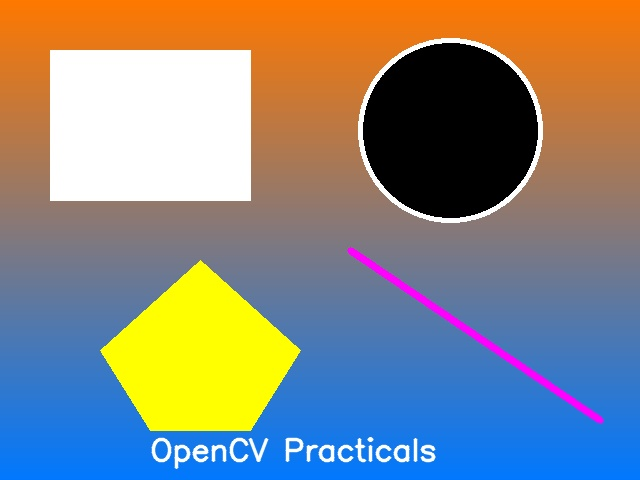
#> input picture assets/sample.jpg, 640 x 480 px
$ python 07_thresholding.py
#> lines starting #> are read from the running program, lines starting #| are printed output that depends on the picture; after the words box and inside, x2 and y2 are one past the last pixel; in counts of white or black regions, pixels touching at a corner belong together
### code/display_helper.py
"""
display_helper.py
------------------
Small shared helper so every practical can safely call cv2.imshow() /
cv2.waitKey() / cv2.destroyAllWindows() even when run on a machine or
server that has no display attached (e.g. while auto-testing).

On a normal computer with a screen, `show()` behaves exactly like the
standard cv2.imshow + cv2.waitKey(0) + cv2.destroyWindow() sequence and
a window will pop up as expected. If no display is available, the
GUI call is skipped so the script still runs to completion and still
saves its output image/video to disk.
"""

import cv2


def show(window_name, image, wait=0):
    """Display `image` in a window called `window_name`.

    wait=0  -> waits until any key is pressed (normal interactive use)
    wait>0  -> waits only `wait` milliseconds (useful for video frames)
    """
    try:
        cv2.imshow(window_name, image)
        cv2.waitKey(wait)
    except cv2.error:
        # No GUI backend / no display attached (headless environment).
        print(f"[display_helper] Could not open a window for "
              f"'{window_name}' (no display available). "
              f"The processed image/video was still saved to disk.")


def close_all():
    try:
        cv2.destroyAllWindows()
    except cv2.error:
        pass

### code/07_thresholding.py
"""
Practical 7: Thresholding (Binary threshold)
------------------------------------------------
Demonstrates converting a grayscale image to a binary image using
cv2.threshold() with the THRESH_BINARY type (and a couple of related
types for comparison).
"""

import os
import cv2
from display_helper import show, close_all
from utils_generate_assets import generate_sample_image, IMAGE_PATH

OUT_DIR = os.path.join(os.path.dirname(os.path.dirname(os.path.abspath(__file__))), "outputs")
os.makedirs(OUT_DIR, exist_ok=True)

if not os.path.exists(IMAGE_PATH):
    generate_sample_image()

img = cv2.imread(IMAGE_PATH)
#> img is the input picture: shape (480, 640, 3); mean B, G, R 129.2, 134.7, 136.2
gray = cv2.cvtColor(img, cv2.COLOR_BGR2GRAY)
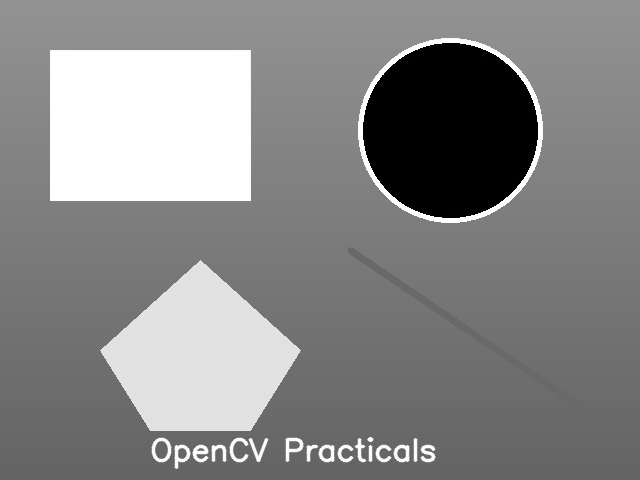
#> gray: shape (480, 640); min 0, max 255, mean 134.5

# Basic binary threshold
thresh_val, binary = cv2.threshold(gray, 127, 255, cv2.THRESH_BINARY)
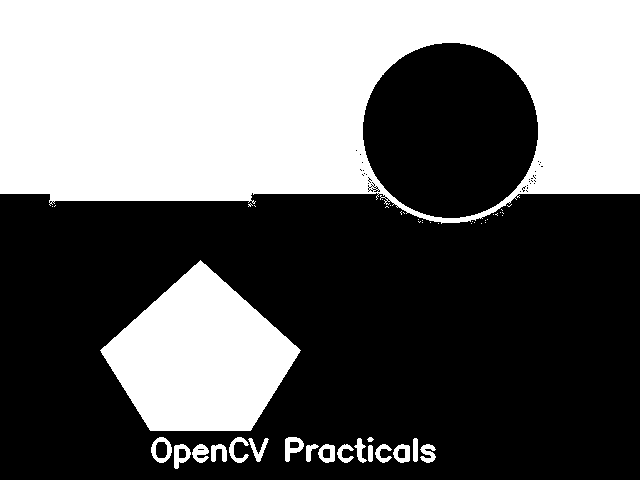
#> binary: shape (480, 640); 41.8% white; 48 white regions (29 under 20 px), largest, box (x1, y1, x2, y2) and area: (0, 0, 640, 224) 104227, (100, 260, 301, 431) 21231, (151, 437, 172, 463) 255
print("Threshold value used:", thresh_val)

# Inverted binary threshold (for comparison)
_, binary_inv = cv2.threshold(gray, 127, 255, cv2.THRESH_BINARY_INV)

# Otsu's automatic thresholding (bonus comparison)
otsu_val, otsu = cv2.threshold(gray, 0, 255, cv2.THRESH_BINARY + cv2.THRESH_OTSU)
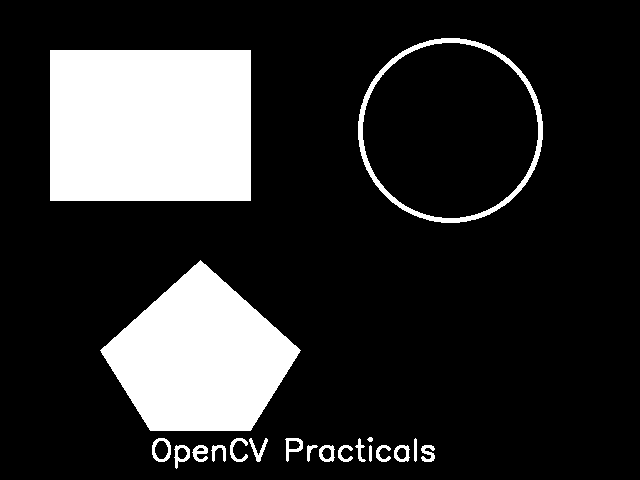
#> otsu: shape (480, 640); 18.4% white; 20 white regions, largest, box (x1, y1, x2, y2) and area: (50, 50, 251, 201) 30351, (100, 260, 301, 431) 21231, (358, 38, 543, 223) 2840
#> otsu_val = 176
print("Otsu threshold value:", otsu_val)
#| Otsu threshold value: 176.0

show("Original", img)
show("Grayscale", gray)
show("Binary Threshold", binary)
show("Binary Inverted Threshold", binary_inv)
show("Otsu Threshold", otsu)

cv2.imwrite(os.path.join(OUT_DIR, "07_gray.jpg"), gray)
cv2.imwrite(os.path.join(OUT_DIR, "07_binary_threshold.jpg"), binary)
cv2.imwrite(os.path.join(OUT_DIR, "07_binary_inv_threshold.jpg"), binary_inv)
cv2.imwrite(os.path.join(OUT_DIR, "07_otsu_threshold.jpg"), otsu)

close_all()
